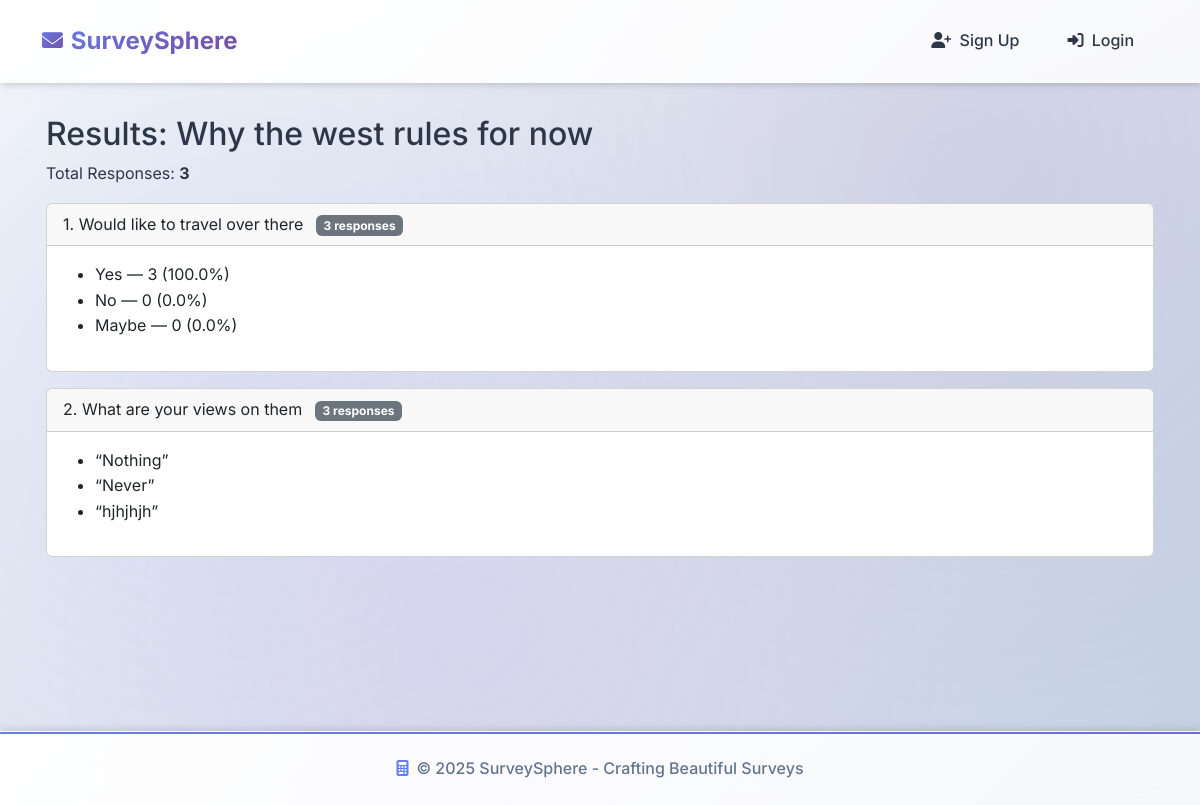
The page /surveys/survey/1/results/ on the database its author committed.
### surveys/models.py (models this page shows, shortened)
class Survey(models.Model):
    title = models.CharField(max_length=200)
    description = models.TextField(blank=True)
    created_at = models.DateTimeField(auto_now_add=True)
    updated_at = models.DateTimeField(auto_now=True)
    is_active = models.BooleanField(default=True)
    created_by = models.ForeignKey(CustomUser, on_delete=models.CASCADE, related_name="surveys")
    class Meta:
        ordering = ['-created_at']
        verbose_name = "Survey"
        verbose_name_plural = "Surveys"
    @property
    def response_count(self):
        return self.responses.count()

class Question(models.Model):
    QUESTION_TYPES = (
        ('text', 'Text Input'),
        ('textarea', 'Long Text'),
        ('radio', 'Single Choice'),
        ('checkbox', 'Multiple Choice'),
        ('rating', 'Rating Scale'),
        ('email', 'Email'),
        ('number', 'Number'),
    )
    survey = models.ForeignKey(Survey, on_delete=models.CASCADE, related_name="questions")
    text = models.CharField(max_length=500)  # Increased for longer questions
    question_type = models.CharField(max_length=20, choices=QUESTION_TYPES, default='text')
    is_required = models.BooleanField(default=False)
    order = models.PositiveIntegerField(default=0)  # For question ordering
    help_text = models.CharField(max_length=200, blank=True)
    class Meta:
        ordering = ['order', 'id']
        unique_together = ['survey', 'order']

class Option(models.Model):
    question = models.ForeignKey(Question, on_delete=models.CASCADE, related_name="options")
    text = models.CharField(max_length=200)
    order = models.PositiveIntegerField(default=0)
    class Meta:
        ordering = ['order', 'id']
        unique_together = ['question', 'order']

class Answer(models.Model):
    response = models.ForeignKey(Response, on_delete=models.CASCADE, related_name="answers")
    question = models.ForeignKey(Question, on_delete=models.CASCADE)
    selected_options = models.ManyToManyField(Option, blank=True)
    text_answer = models.TextField(blank=True)
    numeric_answer = models.DecimalField(max_digits=10, decimal_places=2, null=True, blank=True)
    class Meta:
        unique_together = ['response', 'question']

### surveys/views.py (the view)
# urls.py: path("survey/<int:survey_id>/results/", views.survey_results, name="survey_results"),
def survey_results(request, survey_id):
    survey = get_object_or_404(Survey, id=survey_id)
    questions_with_results = []
    for question in survey.questions.all():
        answers_qs = Answer.objects.filter(question=question)
        total_responses = answers_qs.count()
        result_data = {}
        if question.question_type in ["radio", "checkbox"]:
            options_data = []
            for option in question.options.all():
                count = answers_qs.filter(selected_options=option).count()
                percentage = (count / total_responses * 100) if total_responses > 0 else 0
                options_data.append({
                    "option": option.text,
                    "count": count,
                    "percentage": round(percentage, 2),
                })
            result_data = {"options": options_data}
        elif question.question_type in ["number", "rating"]:
            numeric_answers = [a.numeric_answer for a in answers_qs if a.numeric_answer is not None]
            avg = sum(numeric_answers) / len(numeric_answers) if numeric_answers else None
            result_data = {"average": avg, "answers": numeric_answers}
        else:  # text, textarea, email
            text_answers = [a.text_answer for a in answers_qs if a.text_answer]
            result_data = {"answers": text_answers}
        questions_with_results.append({
            "question": question.text,
            "type": question.question_type,
            "total": total_responses,
            "results": result_data,
        })
    context = {
        "survey": survey,
        "questions_with_results": questions_with_results,
    }
    return render(request, "surveys/survey_results.html", context)

### surveys/templates/surveys/survey_results.html (shortened to what this page needs)
{% extends "surveys/base.html" %}
{% block content %}
<div class="content-wrapper">
    <h2>Results: {{ survey.title }}</h2>
    <p>Total Responses: <strong>{{ survey.response_count }}</strong></p>
    {% for q in questions_with_results %}
        <div class="card my-3">
            <div class="card-header">
                {{ forloop.counter }}. {{ q.question }}
                <span class="badge bg-secondary ms-2">{{ q.total }} responses</span>
            </div>
            <div class="card-body">
                {% if q.type == "radio" or q.type == "checkbox" %}
                    <ul>
                        {% for opt in q.results.options %}
                            <li>
                                {{ opt.option }} — {{ opt.count }} ({{ opt.percentage }}%)
                            </li>
                        {% endfor %}
                    </ul>
                {% else %}
                    {% if q.results.answers %}
                        <ul>
                            {% for ans in q.results.answers %}
                                <li>“{{ ans }}”</li>
                            {% endfor %}
                        </ul>
                    {% else %}
                        <p class="text-muted">No responses yet.</p>
                    {% endif %}
                {% endif %}
            </div>
        </div>
    {% endfor %}
</div>
{% endblock %}

### surveys/templates/surveys/base.html (style rules this page uses)
:root { --primary-gradient: linear-gradient(135deg, #667eea 0%, #764ba2 100%); --secondary-gradient: linear-gradient(135deg, #f093fb 0%, #f5576c 100%); --success-gradient: linear-gradient(135deg, #56ab2f 0%, #a8e6cf 100%); --glass-bg: linear-gradient(135deg, rgba(255, 255, 255, 0.95), rgba(255, 255, 255, 0.85)); --text-primary: #2d3748; --text-secondary: #64748b; --border-radius: 12px; --border-radius-lg: 20px; --shadow-light: 0 4px 6px -1px rgba(0, 0, 0, 0.1), 0 2px 4px -1px rgba(0, 0, 0, 0.06); --shadow-medium: 0 10px 15px -3px rgba(0, 0, 0, 0.1), 0 4px 6px -2px rgba(0, 0, 0, 0.05); --shadow-strong: 0 20px 25px -5px rgba(0, 0, 0, 0.1), 0 10px 10px -5px rgba(0, 0, 0, 0.04); }
* { margin: 0; padding: 0; box-sizing: border-box; }
body { font-family: 'Inter', -apple-system, BlinkMacSystemFont, 'Segoe UI', Roboto, sans-serif; line-height: 1.6; color: var(--text-primary); background: linear-gradient(135deg, #f5f7fa 0%, #c3cfe2 100%); min-height: 100vh; position: relative; }
body::before { content: ''; position: fixed; top: 0; left: 0; width: 100%; height: 100%; background: radial-gradient(circle at 20% 50%, rgba(102, 126, 234, 0.1) 0%, transparent 50%), radial-gradient(circle at 80% 20%, rgba(118, 75, 162, 0.1) 0%, transparent 50%), radial-gradient(circle at 40% 80%, rgba(240, 147, 251, 0.1) 0%, transparent 50%); pointer-events: none; z-index: -1; }

### rows shown on the page
Survey: title "Why the west rules for now", response_count "3"
Question: question "Would like to travel over there"
Option: option "Yes"
Option: option "No"
Option: option "Maybe"
Question: question "What are your views on them"
Answer: answers "Nothing"
Answer: answers "Never"
Answer: answers "hjhjhjh"

### other values the page prints
{{ q.total }} "3" "3"
{{ opt.count }} "3" "0" "0"
{{ opt.percentage }} "100.0" "0.0" "0.0"
